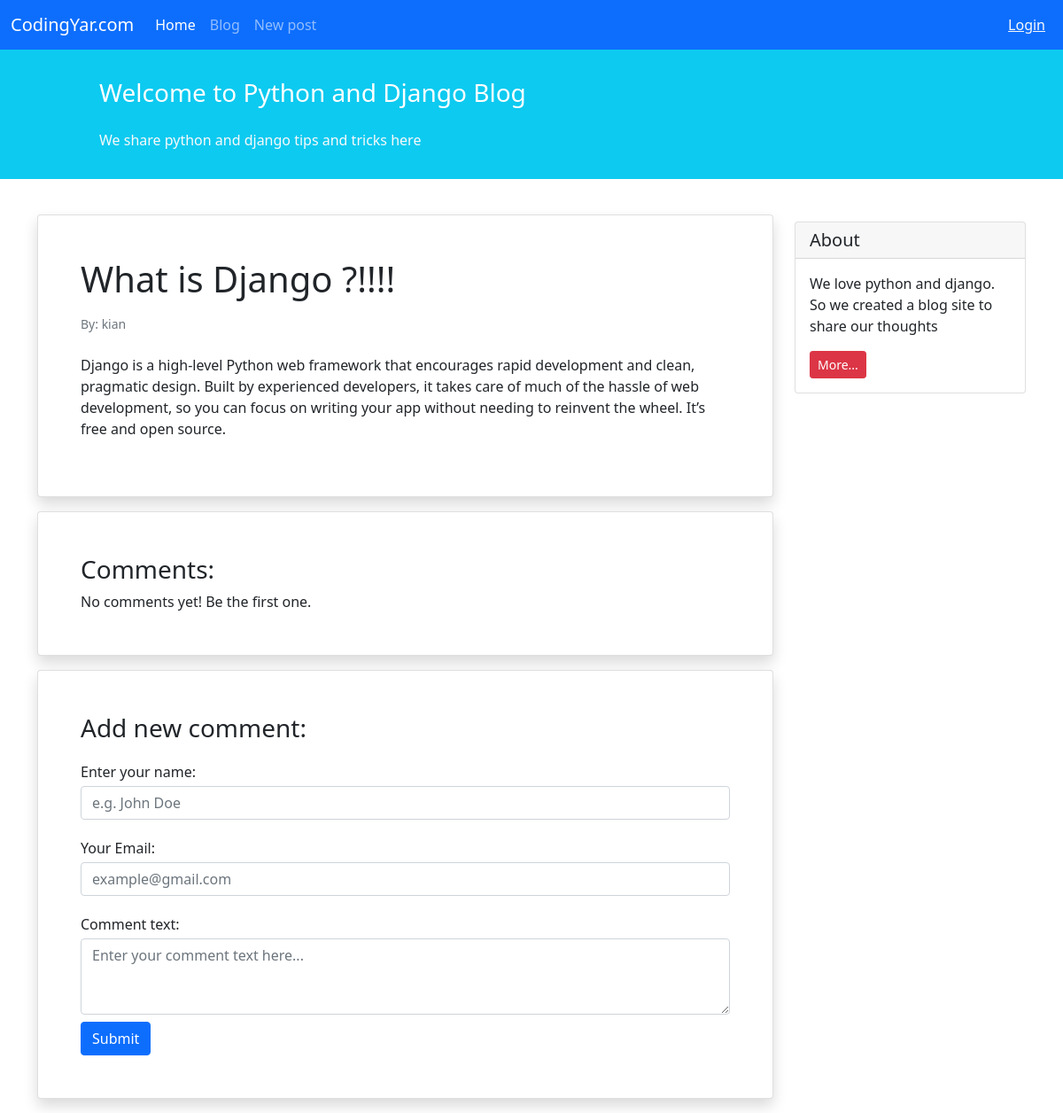
The app's page /blog/4 with its own data.
### blog/models.py (models this page shows, shortened)
class Post(models.Model):
    STATUS_CHOICES = (
        ('pub', 'Published'),
        ('drf', 'Draft'),
    )
    title = models.CharField(max_length=100)
    text = models.TextField()
    author = models.ForeignKey('auth.User',on_delete=models.CASCADE)
    datetime_created = models.DateTimeField(auto_now_add=True)
    datetime_modified = models.DateTimeField(auto_now=True)
    status = models.CharField(choices=STATUS_CHOICES,max_length=100)

### blog/views.py (the view)
# urls.py: path('<int:pk>',views.post_detil_view, name='posts_detail'),
def post_detil_view(request,pk):
    try:
        post = Post.objects.get(pk=pk)
    except Post.DoesNotExist:
       return render(request,'blog/404_detail.html')
    return render(request,'blog/post_detail.html', {'post': post})

### blog/templates/blog/post_detail.html
{% extends '_base.html' %}
{% block contect %}
        <div class="container mt-4">
            <div class="row">
                <div class="col-9">
                    <div class="card shadow my-3 p-5">
                        <h1>{{ post.title }}</h1>
                        <p class="small text-muted mt-2">By: {{ post.author }}</p>
                        <p class="mt-2">{{ post.text }}</p>
                    </div>
                    <div class="card shadow my-3 p-5">
                        <h3>Comments:</h3>
                        No comments yet! Be the first one.
                    </div>
                    <div class="card shadow my-3 p-5">
                        <h3>Add new comment:</h3>
                        <form method="POST">
                            <div class="form-group py-2">
                                <label class="py-1" for="author_name">Enter your name:</label>
                                <input type="text" class="form-control" placeholder="e.g. John Doe" name="author_name">
                            </div>
                            <div class="form-group py-2">
                                <label class="py-1" for="email">Your Email:</label>
                                <input type="email" class="form-control" placeholder="example@gmail.com" name="email">
                            </div>
                            <div class="form-group py-2">
                                <label class="py-1" for="comment_text">Comment text:</label>
                                <textarea class="form-control" name="text" rows="3"
                                          placeholder="Enter your comment text here..."></textarea>
                            </div>
                            <button type="submit" class="btn btn-primary">Submit</button>
                        </form>
                    </div>
                </div>
                <div class="col-3">
                    <div class="card my-4">
                        <h5 class="card-header">About</h5>
                        <div class="card-body">
                            <p class="card-text">We love python and django. So we created a blog site to share our
                                thoughts</p>
                            <a href="#"
                               class="btn btn-sm btn-danger">
                                More...
                            </a>
                        </div>
                    </div>
                </div>
            </div>
        </div>
{% endblock contect %}

### records on screen
Post: title "What is Django ?!!!!", author "kian", text "Django is a high-level Python web framework that encourages rapid development and clean, pragmatic design. Built by experienced developers, it takes care of much of the hassle of web development, so you can focus on writing your app without needing to reinvent the wheel. It’s free and open source."
